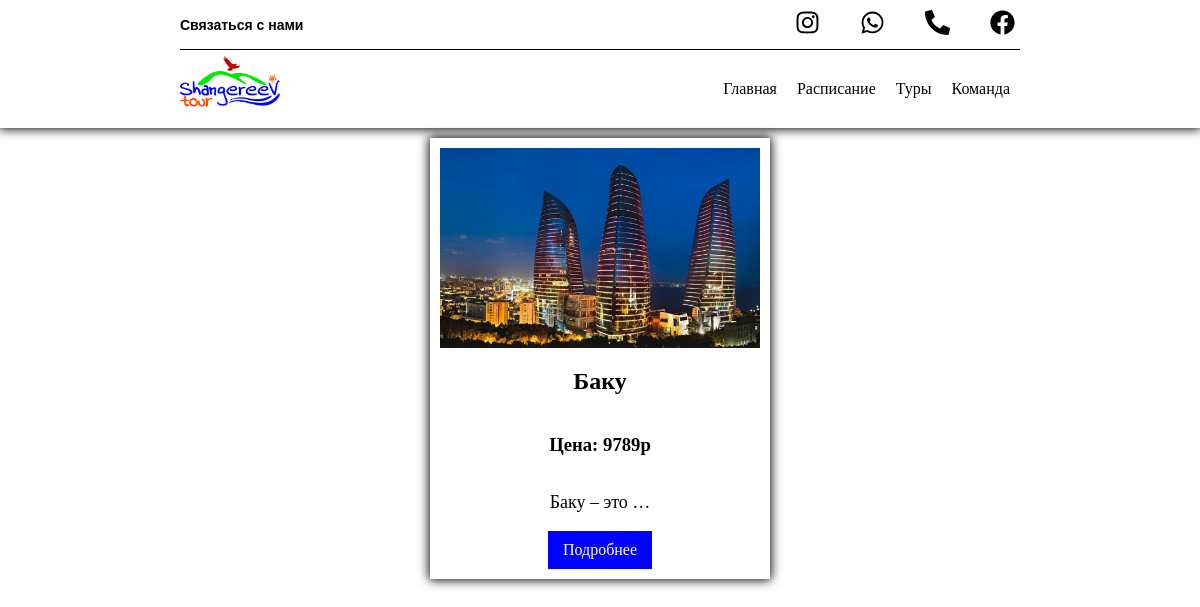
The page /trips/azerbaijan/ on the database its author committed.
### tours/models.py (models this page shows, shortened)
class Travel(models.Model):
	photo_main = models.ImageField(upload_to='images_travel/')
	video_travel = models.FileField(upload_to='videos_travel/')
	name_travel = models.CharField(max_length=50)
	price_travel = models.IntegerField()
	description_travel = models.TextField()
	url = models.SlugField(max_length=160, unique=True)
	trips = models.ForeignKey(Trips, on_delete = models.CASCADE)
	class Meta:
		ordering = ('name_travel',)

### tours/views.py (the view)
# urls.py: path('trips/<slug:slug>/', views.page_travels, name='page_travels'),
def page_travels(request, slug):
	travel = Travel.objects.filter(trips__url = slug)
	trips = Trips.objects.get(url = slug)
	trips = Trips.objects.all()
	trips = Trips.objects.all()
	form = ContactUsForm(request.POST)
	if request.method == "POST":
		if form.is_valid():
			form.save()
	return render(request, 'tours/page_travels.html', locals())

### tours/templates/tours/page_travels.html
{% extends 'tours/base.html' %}
{% block content %}
		<section>
			<div class="container">
				<div class="flex">
					{% for travels in travel %}
						<article class="article">
							<img  class="article_travel_img" src="{{travels.photo_main.url}}">
							<h2>{{travels.name_travel}}</h2>
							<h3>Цена: {{travels.price_travel}}р</h3>
							<p>{{travels.description_travel|truncatewords:3}}</p>
							<a class="button_details" href="{% url 'detail_about_travel' travels.url %}">Подробнее</a>
						</article>
					{% endfor %}
				</div>
			</div>
		</section>
{% endblock %}

### static/css/main.css (style rules this page uses)
body { margin: 0; padding: 0; color: black; overflow: scroll; }
p { font-size: 18px; }
img { width: 100%; }
a { text-decoration: none; color: black; }
.container { width: 70%; min-width: 768px; margin: 0 auto; }
.flex { display: flex; justify-content: space-around; align-content: space-around; align-items: flex-start; flex-wrap: wrap; }
.article { display:flex; flex-direction: column; align-items: center; width: 320px; background: white; padding:10px; margin: 10px; box-shadow: 0 0 10px 1px black; text-align: justify; }
.article_travel_img { width: 100%; height: 200px; }
.button_details { background: #0002fb; padding: 10px 15px; color: white; border: none; text-decoration: none; }

### rows shown on the page
Travel: photo_main (picture), name_travel "Баку", price_travel "9789", description_travel "Баку – это …"
